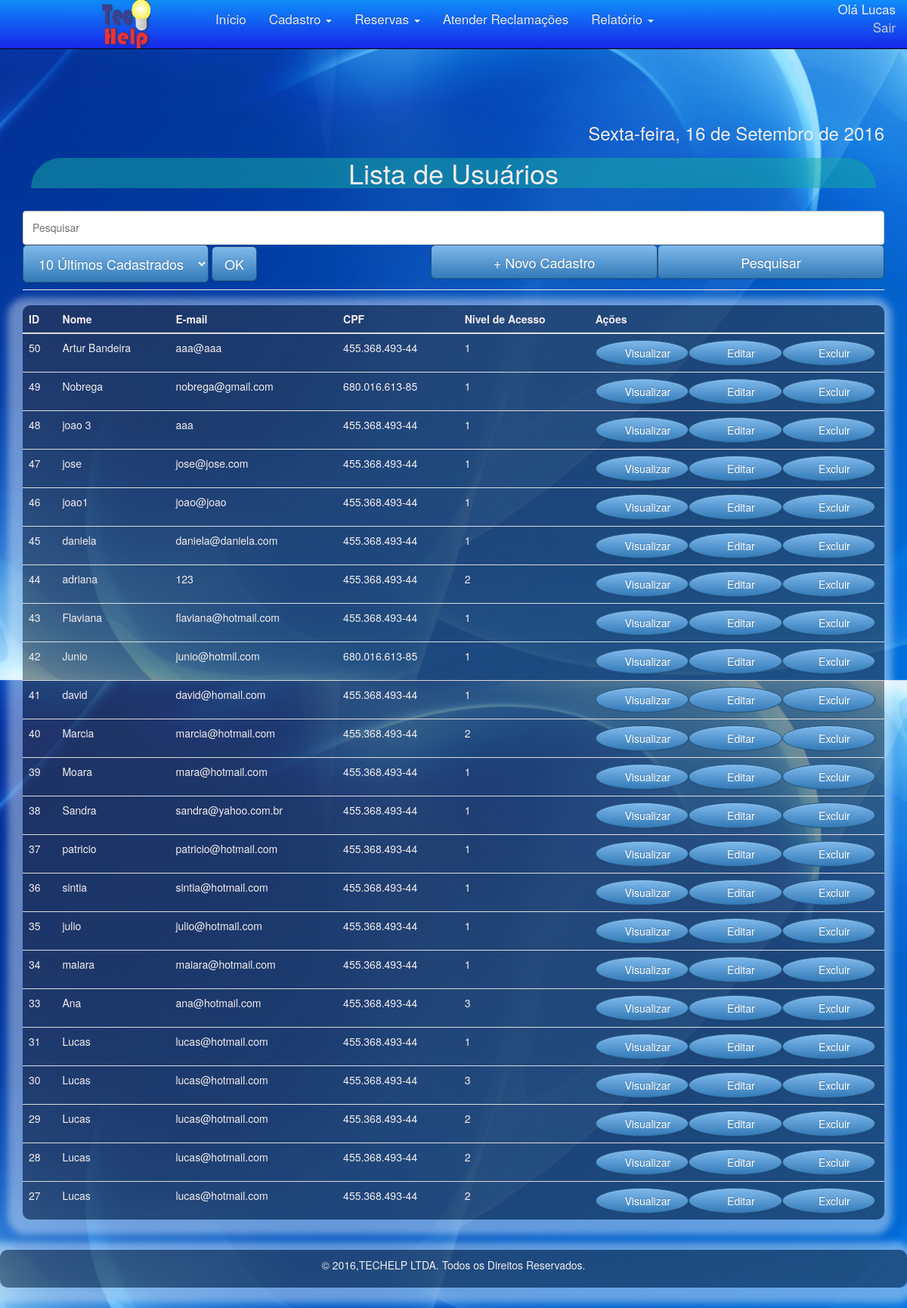
The app's page /index.php?link=2 (signed in) with its own data.
### tables this page shows
CREATE TABLE IF NOT EXISTS `cadusuario` (
  `id` int(11) NOT NULL AUTO_INCREMENT,
  `nome` varchar(255) NOT NULL,
  `email` varchar(255) NOT NULL,
  `senha` varchar(255) NOT NULL,
  `cpf` varchar(100) NOT NULL,
  `tipousuario` varchar(100) NOT NULL,
  `criado` varchar(100) NOT NULL,
  `modificado` varchar(100) NOT NULL,
  PRIMARY KEY (`id`)
);

### crud/listar_usuario.php (the view, shortened to what this page needs)
 <h1 class="text-center">Lista de Usuários</h1>
					<form method="POST">
					<input class="pesquisar"  placeholder="Pesquisar"  type="text" name="nome"></input>
					<input  class="btn btn-lg btn-primary novocadastro" type="submit" value="Pesquisar"></input>
					</form>
					<a  class="form-signin" href="index.php?link=3"><input class="btn btn-lg btn-primary novocadastro" type = "button" value=" + Novo Cadastro" /></a>
					<form  method="POST">
					<select  class="btn btn-lg btn-primary " name="qtda">
					<option value="LIMIT 10" selected >10 Últimos Cadastrados</option>
					</select>
					<input   class="btn btn-lg btn-primary float-right"type="submit" value="OK" >
					</form>
						<?PHP
						$qtd= $_POST["qtda"];
						$nome=$_POST["nome"];
						$resultado = mysql_query("SELECT * FROM cadusuario WHERE nome LIKE '%$nome%' ORDER BY id DESC $qtd" );
						?>
     </div>
     <div class="row">
       <div class="col-md-12">
         <table class="table fume">
           <thead>
             <tr>
               <th>ID</th>
               <th>Nome</th>
               <th>E-mail</th>
               <th>CPF</th>
			<th>Nivel de Acesso</th>
			<th>Ações</th>
             </tr>
           </thead>
           <tbody>
<?php
while($linhas= mysql_fetch_array($resultado)){
	echo "<tr>";
	echo"<td>".$linhas['id'] ."</td>";
	echo"<td>".$linhas['nome'] ."</td>";
	echo"<td>".$linhas['email'] ."</td>";
	echo"<td>".$linhas['cpf'] ."</td>";
	echo"<td>".$linhas['tipousuario'] ."</td>";
	?>
	<td><a href='index.php?link=7&id=<?php echo $linhas['id']; ?>'><button type='buton' class='btn butaox btn-primary '><i class="fa fa-eye" ></i> Visualizar
	</button></a><a href='index.php?link=4&id=<?php echo $linhas['id']; ?>'><button type='buton' class='btn butaox btn-primary '><i class="fa fa-pencil-square-o"></i> Editar
	</button></a><a href='index.php?link=8&id=<?php echo $linhas['id']; ?>'><button type='buton' class='btn butaox btn-primary '><i class="fa fa-times-circle"></i> Excluir</button></a>
	</td>
	<?php
	echo "</tr>";
}
		?>
            </tbody>
         </table>
       </div>

### index.php (shortened to what this page needs)
<!DOCTYPE html>
<html lang="pt-br">
  <head>
    <link href="css/font-awesome.min.css" rel="stylesheet">
	<link href="css/font-awesome.css" rel="stylesheet">
    <link href="css/bootstrap.min.css" rel="stylesheet">
    <link href="css/bootstrap-theme.min.css" rel="stylesheet">
    <link href="css/ie10-viewport-bug-workaround.css" rel="stylesheet">
    <link href="theme.css" rel="stylesheet">
</head>
  <body class="fundo">
  <?php
	include_once("menu_admin.php");
  ?>
    <div class="container theme-showcase " role="main">
	<div class="page-header">
	<h3 class="text-right">
	<br><br>
	</h3>
	<?php
	$link=$_GET["link"];
	$pag[1]="bevindo.php";
	$pag[2]="crud/listar_usuario.php";
	$pag[3]="crud/cadastrar_usuario.php";
	$pag[4]="crud/editar_usuario.php";
	$pag[5]="processa/proc_edita_usuario.php";
	$pag[6]="processa/cad_usuario.php";
	$pag[7]="crud/visualiza_usuario.php";
	$pag[8]="processa/proc_apagar_usuario.php";
	$pag[9]="processa/cad_equipamento.php";
	$pag[10]="crud/cadastrar_equipamento.php";
	$pag[11]="crud/visualiza_equipamento.php";
	$pag[12]="crud/listar_equipamento.php";
	$pag[13]="processa/proc_edita_equipamento.php";
	$pag[14]="crud/editar_equipamento.php";
	$pag[15]="processa/proc_apagar_equipamento.php";
	$pag[16]="crud/cadastrar_local.php";
	$pag[17]="processa/cad_local.php";
	$pag[18]="crud/listar_local.php";
	$pag[19]="crud/visualiza_local.php";
	$pag[20]="crud/editar_local.php";
	$pag[21]="processa/proc_edita_local.php";
	$pag[22]="processa/proc_apagar_local.php";
	$pag[23]="processa/cad_curso.php";
	$pag[24]="crud/listar_curso.php";
	$pag[25]="crud/cadastrar_curso.php";
	$pag[26]="crud/visualiza_curso.php";
	$pag[27]="crud/editar_curso.php";
	$pag[28]="processa/proc_edita_curso.php";
	$pag[29]="processa/proc_apagar_curso.php";
	$pag[30]="realizar_denuncia.php";
	if(!empty($link)){
		include$pag[$link];
	}else{
		include "bemvindo.php";
	}
	?>
	</div>
</div>
<br> <br>
<footer class="text-center fume">
<p>
© 2016,TECHELP LTDA. Todos os Direitos Reservados.
</p>
</footer>
  </body>
</html>

### menu_admin.php (shortened to what this page needs)
 <nav class="navbar navbar-inverse navbar-fixed-top">
   <div class="container">
<div class="navbar-header">
       <a class="navbar-brand" href="#"></a>
     </div>
     <div class="navbar-header">
       <a  class=" btn-block" href="index.php"><img src="imagens/favicon.ico"></img></a>
     </div>
     <div id="navbar" class="navbar-collapse collapse fontemenu">
       <ul class="nav navbar-nav">
         <li><a href="index.php">Início</a></li>
<li class="dropdown">
           <a href="#" class="dropdown-toggle"
  data-toggle="dropdown" role="button"
  aria-haspopup="true" aria-expanded="false">Cadastro <span class="caret"></span></a>
         </li>
<li class="dropdown">
           <a href="#" class="dropdown-toggle"
  data-toggle="dropdown" role="button"
  aria-haspopup="true" aria-expanded="false">Reservas <span class="caret"></span></a>
         </li>
         <li><a href="#about">Atender Reclamações</a></li>
<li class="dropdown">
           <a href="#" class="dropdown-toggle"
  data-toggle="dropdown" role="button"
  aria-haspopup="true" aria-expanded="false">Relatório <span class="caret"></span></a>
         </li>
       </ul>
 <p class="text-right">
<?php
echo "Olá " . $_SESSION['UsuarioNome'];
?>
<br>
<a href="sair.php"><i class="fa fa-sign-in " aria-hidden="true"></i> Sair</a>
</p>
     </div>
   </div>
 </nav>

### css/theme.css (style rules this page uses)
body { padding-top: 70px; padding-bottom: 30px; }

### records on screen
cadusuario: id "50", nome "Artur Bandeira", email "aaa@aaa", cpf "455.368.493-44", tipousuario "1"
cadusuario: id "49", nome "Nobrega", email "nobrega@gmail.com", cpf "680.016.613-85", tipousuario "1"
cadusuario: id "48", nome "joao 3", email "aaa", cpf "455.368.493-44", tipousuario "1"
cadusuario: id "47", nome "jose", email "jose@jose.com", cpf "455.368.493-44", tipousuario "1"
cadusuario: id "46", nome "joao1", email "joao@joao", cpf "455.368.493-44", tipousuario "1"
cadusuario: id "45", nome "daniela", email "daniela@daniela.com", cpf "455.368.493-44", tipousuario "1"
cadusuario: id "44", nome "adriana", email "123", cpf "455.368.493-44", tipousuario "2"
cadusuario: id "43", nome "Flaviana", email "flaviana@hotmail.com", cpf "455.368.493-44", tipousuario "1"
cadusuario: id "42", nome "Junio", email "junio@hotmil.com", cpf "680.016.613-85", tipousuario "1"
cadusuario: id "41", nome "david", email "david@homail.com", cpf "455.368.493-44", tipousuario "1"
cadusuario: id "40", nome "Marcia", email "marcia@hotmail.com", cpf "455.368.493-44", tipousuario "2"
cadusuario: id "39", nome "Moara", email "mara@hotmail.com", cpf "455.368.493-44", tipousuario "1"
cadusuario: id "38", nome "Sandra", email "sandra@yahoo.com.br", cpf "455.368.493-44", tipousuario "1"
cadusuario: id "37", nome "patricio", email "patricio@hotmail.com", cpf "455.368.493-44", tipousuario "1"
cadusuario: id "36", nome "sintia", email "sintia@hotmail.com", cpf "455.368.493-44", tipousuario "1"
cadusuario: id "35", nome "julio", email "julio@hotmail.com", cpf "455.368.493-44", tipousuario "1"
cadusuario: id "34", nome "maiara", email "maiara@hotmail.com", cpf "455.368.493-44", tipousuario "1"
cadusuario: id "33", nome "Ana", email "ana@hotmail.com", cpf "455.368.493-44", tipousuario "3"
cadusuario: id "31", nome "Lucas", email "lucas@hotmail.com", cpf "455.368.493-44", tipousuario "1"
cadusuario: id "30", nome "Lucas", email "lucas@hotmail.com", cpf "455.368.493-44", tipousuario "3"
cadusuario: id "29", nome "Lucas", email "lucas@hotmail.com", cpf "455.368.493-44", tipousuario "2"
cadusuario: id "28", nome "Lucas", email "lucas@hotmail.com", cpf "455.368.493-44", tipousuario "2"
cadusuario: id "27", nome "Lucas", email "lucas@hotmail.com", cpf "455.368.493-44", tipousuario "2"

### other values on screen
$_SESSION['UsuarioNome'] "Lucas"
